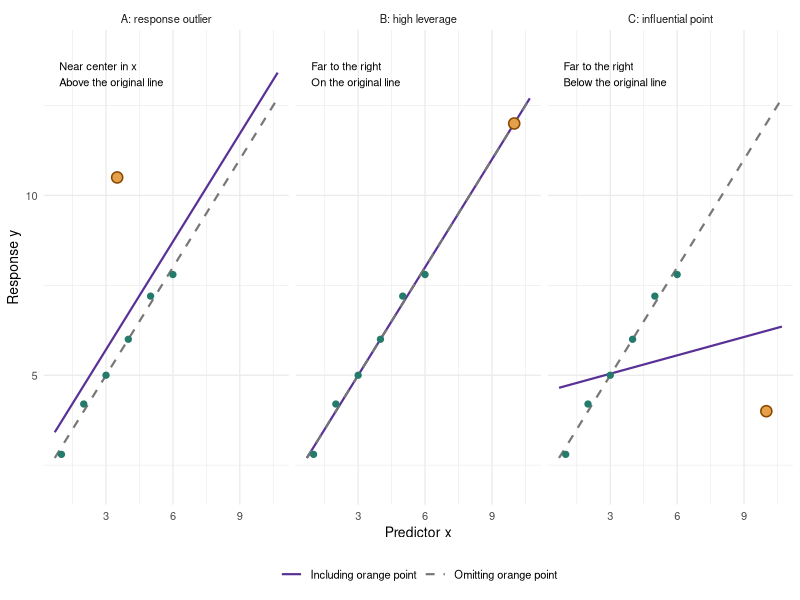

Reproduce this figure in R.
## ---- chunk 1
#| label: fig-ch6-influence-stories
#| echo: false
#| fig-pos: "H"
#| fig-width: 7
#| fig-height: 3.6
#| fig-cap: "The same six baseline observations appear in every panel. A shifts the line upward without changing its slope. B lies far to the right but leaves the line unchanged. C is equally far to the right and pulls the line downward, sharply reducing its slope."
#| fig-alt: "Three panels compare a dashed baseline line with a solid line after adding one point. A adds (3.5, 10.5) near the predictor center and shifts the line upward. B adds (10, 12) on the baseline line and the lines coincide. C adds (10, 4), pulling the right side of the line downward."
library(ggplot2)
ch6_base <- data.frame(x = 1:6, y = c(2.8, 4.2, 5, 6, 7.2, 7.8))
ch6_base_fit <- lm(y ~ x, data = ch6_base)
ch6_cases <- c("A: response outlier", "B: high leverage", "C: influential point")
ch6_added <- data.frame(x = c(3.5, 10, 10), y = c(10.5, 12, 4))
ch6_story_fits <- vector("list", 3)
ch6_story_data <- ch6_story_lines <- vector("list", 3)
for (j in seq_along(ch6_cases)) {
  d <- rbind(ch6_base, ch6_added[j, ])
  fit <- lm(y ~ x, data = d)
  ch6_story_fits[[j]] <- fit
  d$Case <- ch6_cases[j]
  d$Added <- seq_len(nrow(d)) == nrow(d)
  ch6_story_data[[j]] <- d
  grid <- data.frame(x = seq(0.7, 10.7, length.out = 100))
  ch6_story_lines[[j]] <- rbind(
    data.frame(grid, y = predict(fit, grid), Case = ch6_cases[j],
      Fit = "Including orange point"),
    data.frame(grid, y = predict(ch6_base_fit, grid), Case = ch6_cases[j],
      Fit = "Omitting orange point"))
}
names(ch6_story_fits) <- c("A", "B", "C")
ch6_story_data <- do.call(rbind, ch6_story_data)
ch6_story_lines <- do.call(rbind, ch6_story_lines)
ch6_story_labels <- data.frame(Case = ch6_cases,
  Label = c("Near center in x\nAbove the original line",
    "Far to the right\nOn the original line",
    "Far to the right\nBelow the original line"))
ggplot(ch6_story_data, aes(x, y)) +
  geom_line(data = ch6_story_lines, aes(colour = Fit, linetype = Fit),
    linewidth = 0.75) +
  geom_point(data = subset(ch6_story_data, !Added), colour = "#247A6B", size = 1.8) +
  geom_point(data = subset(ch6_story_data, Added), shape = 21,
    fill = "#E5A14A", colour = "#8A4700", size = 3.2, stroke = 0.8) +
  geom_text(data = ch6_story_labels, aes(x = 0.9, y = 13.7, label = Label),
    inherit.aes = FALSE, hjust = 0, vjust = 1, size = 2.8) +
  facet_wrap(~ Case, nrow = 1) +
  scale_colour_manual(values = c(`Including orange point` = "#593196",
    `Omitting orange point` = "#777777")) +
  scale_linetype_manual(values = c(`Including orange point` = "solid",
    `Omitting orange point` = "dashed")) +
  coord_cartesian(xlim = c(0.7, 10.7), ylim = c(2, 14)) +
  labs(x = "Predictor x", y = "Response y", colour = NULL, linetype = NULL) +
  theme_minimal(base_size = 10) + theme(legend.position = "bottom")
## ---- chunk 2
#| label: ch6-influence-baseline-data
#| echo: false
ch6_baseline_display <- data.frame(Variable = c("x", "y"),
  as.data.frame(rbind(ch6_base$x, ch6_base$y)))
knitr::kable(ch6_baseline_display, row.names = FALSE,
  col.names = c("Variable", paste0("Obs. ", 1:6)),
  digits = 1, format.args = list(nsmall = 1), align = "c")
## ---- chunk 3
#| label: ch6-influence-estimate-changes
#| echo: false
ch6_compare_fits <- c(list(Baseline = ch6_base_fit), ch6_story_fits)
ch6_estimate_changes <- t(vapply(ch6_compare_fits, function(m) {
  c(Intercept = unname(coef(m)[1]), Slope = unname(coef(m)[2]),
    Fitted_at_6 = unname(predict(m, newdata = data.frame(x = 6))),
    Residual_SD = sigma(m))
}, numeric(4)))
knitr::kable(data.frame(
  Fit = c("Baseline", "Baseline + A", "Baseline + B", "Baseline + C"),
  ch6_estimate_changes, row.names = NULL),
  digits = 3, format.args = list(nsmall = 3), row.names = FALSE, align = "c",
  col.names = c("Fit", "Intercept", "Slope", "Fitted mean at 6", "Residual SD"))
## ---- chunk 4
#| label: ch6-story-diagnostics
#| echo: false
ch6_story_diagnostics <- t(vapply(ch6_story_fits, function(m) {
  c(Leverage = unname(tail(hatvalues(m), 1)),
    Standardized_residual = unname(tail(rstandard(m), 1)),
    Cooks_distance = unname(tail(cooks.distance(m), 1)))
}, numeric(3)))
knitr::kable(data.frame(Point = c("A", "B", "C"),
  Added_x = ch6_added$x, Leverage = ch6_story_diagnostics[, "Leverage"]),
  digits = 3, format.args = list(nsmall = 3), row.names = FALSE, align = "c",
  col.names = c("Point", "Added x", "Leverage"))
## ---- chunk 5
#| label: ch6-story-residuals
#| echo: false
ch6_residual_comparison <- t(vapply(ch6_story_fits, function(m) {
  c(Residual = unname(tail(residuals(m), 1)),
    Standardized = unname(tail(rstandard(m), 1)),
    Studentized = unname(tail(rstudent(m), 1)))
}, numeric(3)))
knitr::kable(data.frame(Point = c("A", "B", "C"),
  ch6_residual_comparison, row.names = NULL),
  digits = 3, format.args = list(nsmall = 3), row.names = FALSE, align = "c",
  col.names = c("Point", "Residual", "Standardized", "Externally studentized"))
## ---- chunk 6
#| label: ch6-influence-diagnostic-values
#| echo: false
knitr::kable(data.frame(Point = c("A", "B", "C"),
  ch6_story_diagnostics, row.names = NULL),
  digits = 3, format.args = list(nsmall = 3), row.names = FALSE, align = "c",
  col.names = c("Point", "Leverage", "Standardized residual", "Cook's distance"))
